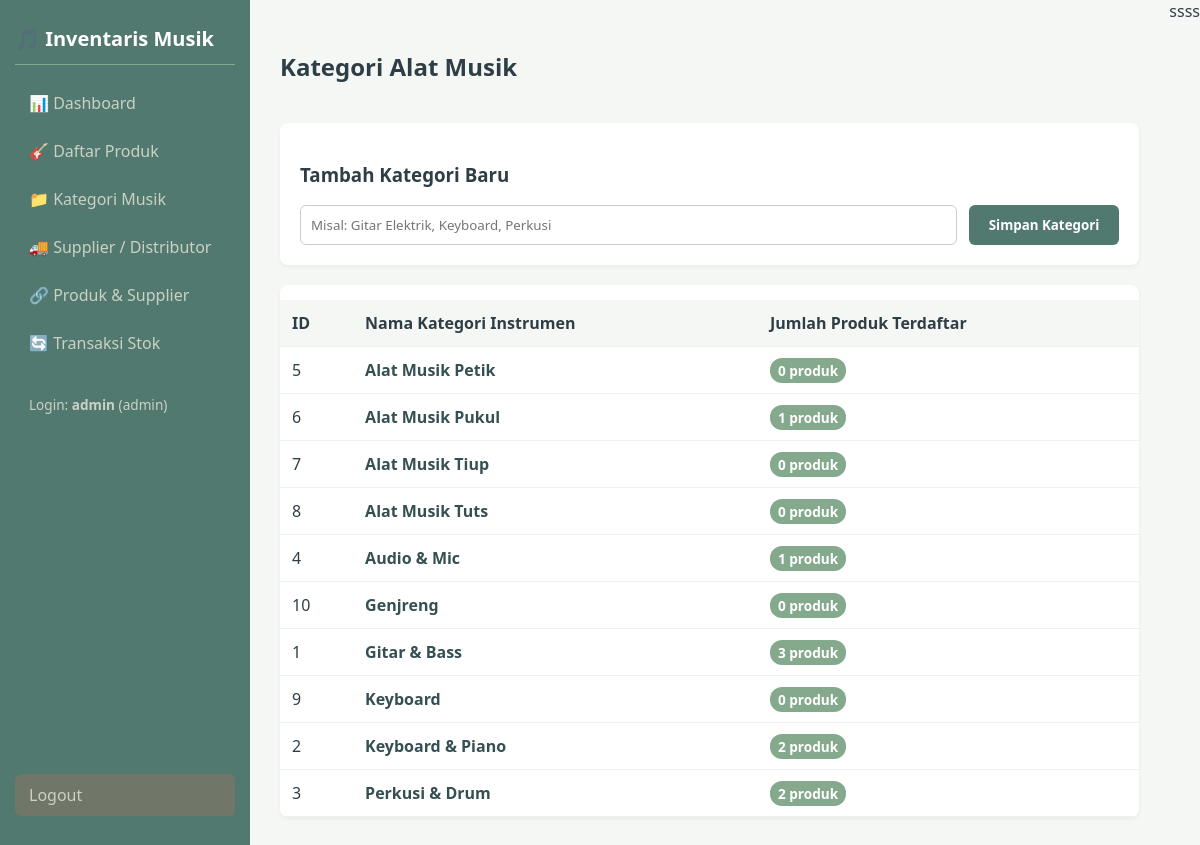
Screenshot of /public/categories/index.php (signed in) with the database file from the repository.
### tables this page shows
CREATE TABLE `categories` (
  `id` int(11) NOT NULL,
  `name` varchar(100) NOT NULL,
  `description` text DEFAULT NULL
);

### helpers/auth.php (called while the page is built, shortened)
<?php
function currentUser(): ?array {
    return $_SESSION['user'] ?? null;
}
function hasRole(string $role): bool {
    return isset($_SESSION['user']['role']) && $_SESSION['user']['role'] === $role;
}

### helpers/escape.php (called while the page is built)
<?php
function e($value) {
    return htmlspecialchars((string)$value, ENT_QUOTES, 'UTF-8');
}

### public/categories/index.php (the view, shortened to what this page needs)
<?php
require_once __DIR__ . '/../../config/database.php';
require_once __DIR__ . '/../../helpers/auth.php';
require_once __DIR__ . '/../../helpers/escape.php';
$categories = $pdo->query('
    SELECT c.*, COUNT(p.id) AS total_items
    FROM categories c
    LEFT JOIN products p ON c.id = p.category_id
    GROUP BY c.id
    ORDER BY c.name ASC
')->fetchAll();
require_once __DIR__ . '/../../views/header.php';
?>
<div style="display:flex; justify-content:space-between; align-items:center; margin-bottom:20px;">
    <h2>Kategori Alat Musik</h2>
</div>
<?php if (hasRole('admin')): ?>
<div style="background:white; padding:20px; border-radius:8px; box-shadow:0 2px 4px rgba(0,0,0,0.05); margin-bottom:20px;">
    <h3>Tambah Kategori Baru</h3>
    <form method="POST" style="display:flex; gap:12px; margin-top:10px;">
        <input type="text" name="name" placeholder="Misal: Gitar Elektrik, Keyboard, Perkusi" required style="flex:1; padding:10px; border:1px solid #ccc; border-radius:6px;">
        <button type="submit" style="background:#52796f; color:white; padding:10px 20px; border:none; border-radius:6px; font-weight:bold; cursor:pointer;">Simpan Kategori</button>
    </form>
</div>
<?php endif; ?>
<div style="background:white; border-radius:8px; overflow:hidden; box-shadow:0 2px 4px rgba(0,0,0,0.05);">
    <table style="width:100%; border-collapse:collapse; text-align:left;">
        <thead>
            <tr style="background:#cad2c5; color:#2f3e46;">
                <th style="padding:12px;">ID</th>
                <th style="padding:12px;">Nama Kategori Instrumen</th>
                <th style="padding:12px;">Jumlah Produk Terdaftar</th>
            </tr>
        </thead>
        <tbody>
            <?php foreach ($categories as $cat): ?>
                <tr style="border-bottom:1px solid #eee;">
                    <td style="padding:12px;"><?= e($cat['id']) ?></td>
                    <td style="padding:12px; font-weight:bold; color:#354f52;"><?= e($cat['name']) ?></td>
                    <td style="padding:12px;"><span style="background:#84a98c; color:white; padding:3px 8px; border-radius:12px; font-size:0.85rem; font-weight:bold;"><?= e($cat['total_items']) ?> produk</span></td>
                </tr>
            <?php endforeach; ?>
        </tbody>
    </table>
</div>
<?php require_once __DIR__ . '/../../views/footer.php'; ?>ssss

### views/header.php (shortened to what this page needs)
<?php
require_once __DIR__ . '/../helpers/auth.php';
require_once __DIR__ . '/../helpers/escape.php';
$user = currentUser();
?>
<!DOCTYPE html>
<html lang="id">
<head>
</head>
<body>
    <div class="sidebar">
        <h2>🎵 Inventaris Musik</h2>
        <a href="/inventory-app/public/dashboard.php">📊 Dashboard</a>
        <a href="/inventory-app/public/products/index.php">🎸 Daftar Produk</a>
        <a href="/inventory-app/public/categories/index.php">📁 Kategori Musik</a>
        <a href="/inventory-app/public/suppliers/index.php">🚚 Supplier / Distributor</a>
        <a href="/inventory-app/public/product_suppliers/index.php">🔗 Produk & Supplier</a>
        <a href="/inventory-app/public/stock/index.php">🔄 Transaksi Stok</a>
        <div style="font-size: 0.85rem; padding: 10px 14px; color: var(--primary-light); margin-top: 15px;">
            Login: <b><?= e($user['username'] ?? '') ?></b> (<?= e($user['role'] ?? '') ?>)
        </div>
        <a href="/inventory-app/public/logout.php" class="logout">Logout</a>
    </div>
    <div class="main-content">

### views/footer.php
</div>
</body>
</html>

### views/header.php (style rules this page uses)
:root { --bg-body: #f4f7f4; --primary-soft: #84a98c; --primary-dark: #52796f; --primary-light: #cad2c5; --text-dark: #2f3e46; --white: #ffffff; --danger: #e76f51; --warning: #e9c46a; }
* { box-sizing: border-box; font-family: 'Segoe UI', Tahoma, Geneva, Verdana, sans-serif; }
body { margin: 0; background-color: var(--bg-body); color: var(--text-dark); display: flex; min-height: 100vh; }
.sidebar { width: 250px; background-color: var(--primary-dark); color: var(--white); padding: 25px 15px; display: flex; flex-direction: column; }
.sidebar h2 { margin-top: 0; font-size: 1.25rem; border-bottom: 1px solid var(--primary-soft); padding-bottom: 12px; }
.sidebar a { color: var(--primary-light); text-decoration: none; padding: 10px 14px; margin-bottom: 6px; border-radius: 6px; display: block; transition: 0.2s; }
.sidebar .logout { margin-top: auto; background-color: rgba(231,111,81,0.2); }
.main-content { flex: 1; padding: 30px; overflow-y: auto; }
table { width: 100%; border-collapse: collapse; margin-top: 15px; }
table th, table td { padding: 12px; text-align: left; border-bottom: 1px solid #edf2f4; }
table th { background-color: var(--bg-body); color: var(--text-dark); }

### rows the page displays
categories: id "5", name "Alat Musik Petik", total_items "0"
categories: id "6", name "Alat Musik Pukul", total_items "1"
categories: id "7", name "Alat Musik Tiup", total_items "0"
categories: id "8", name "Alat Musik Tuts", total_items "0"
categories: id "4", name "Audio & Mic", total_items "1"
categories: id "10", name "Genjreng", total_items "0"
categories: id "1", name "Gitar & Bass", total_items "3"
categories: id "9", name "Keyboard", total_items "0"
categories: id "2", name "Keyboard & Piano", total_items "2"
categories: id "3", name "Perkusi & Drum", total_items "2"

### other values shown
$user['username'] "admin"
$user['role'] "admin"
